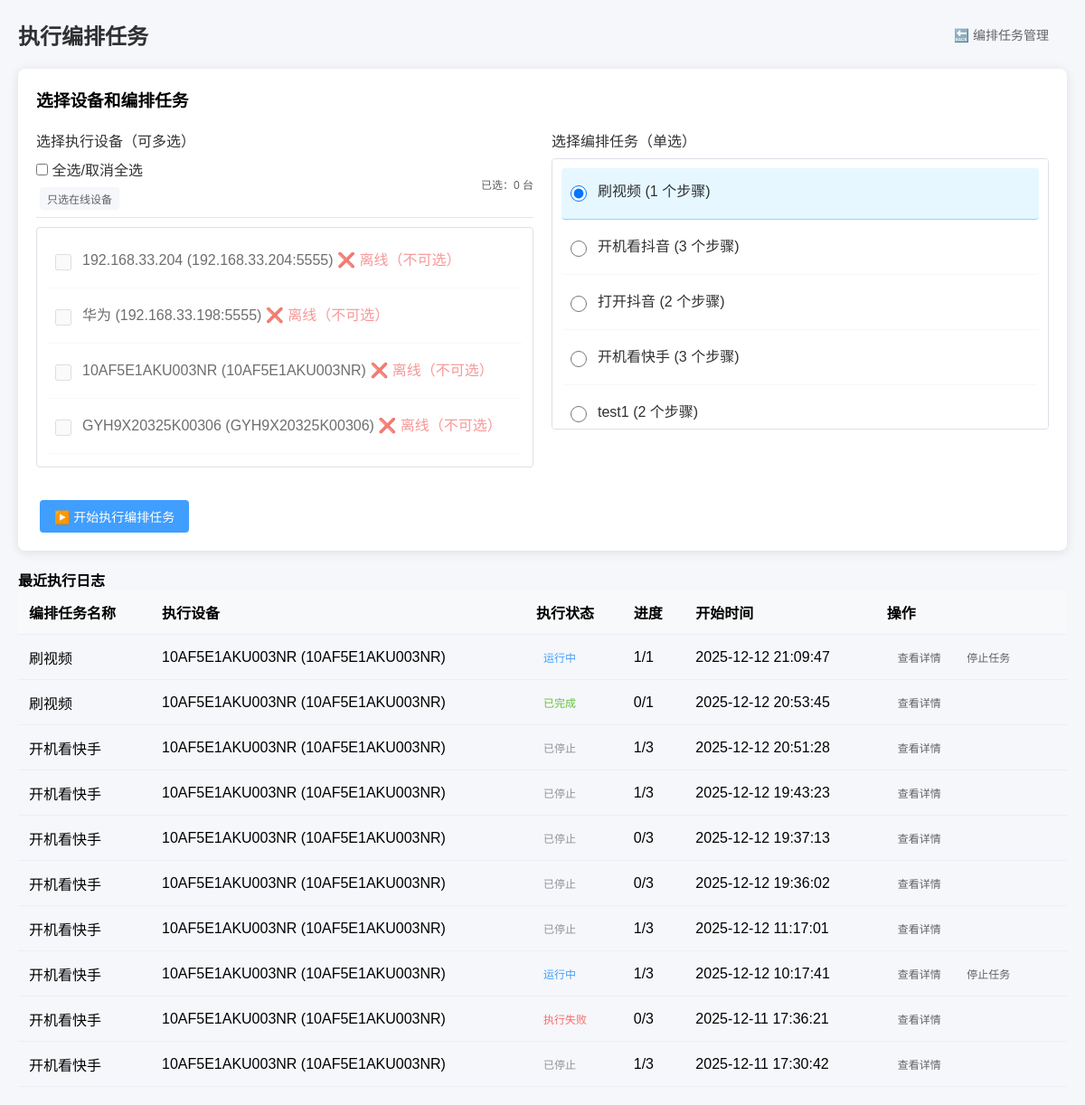
The app's page /task_orchestration/execute/, older data.
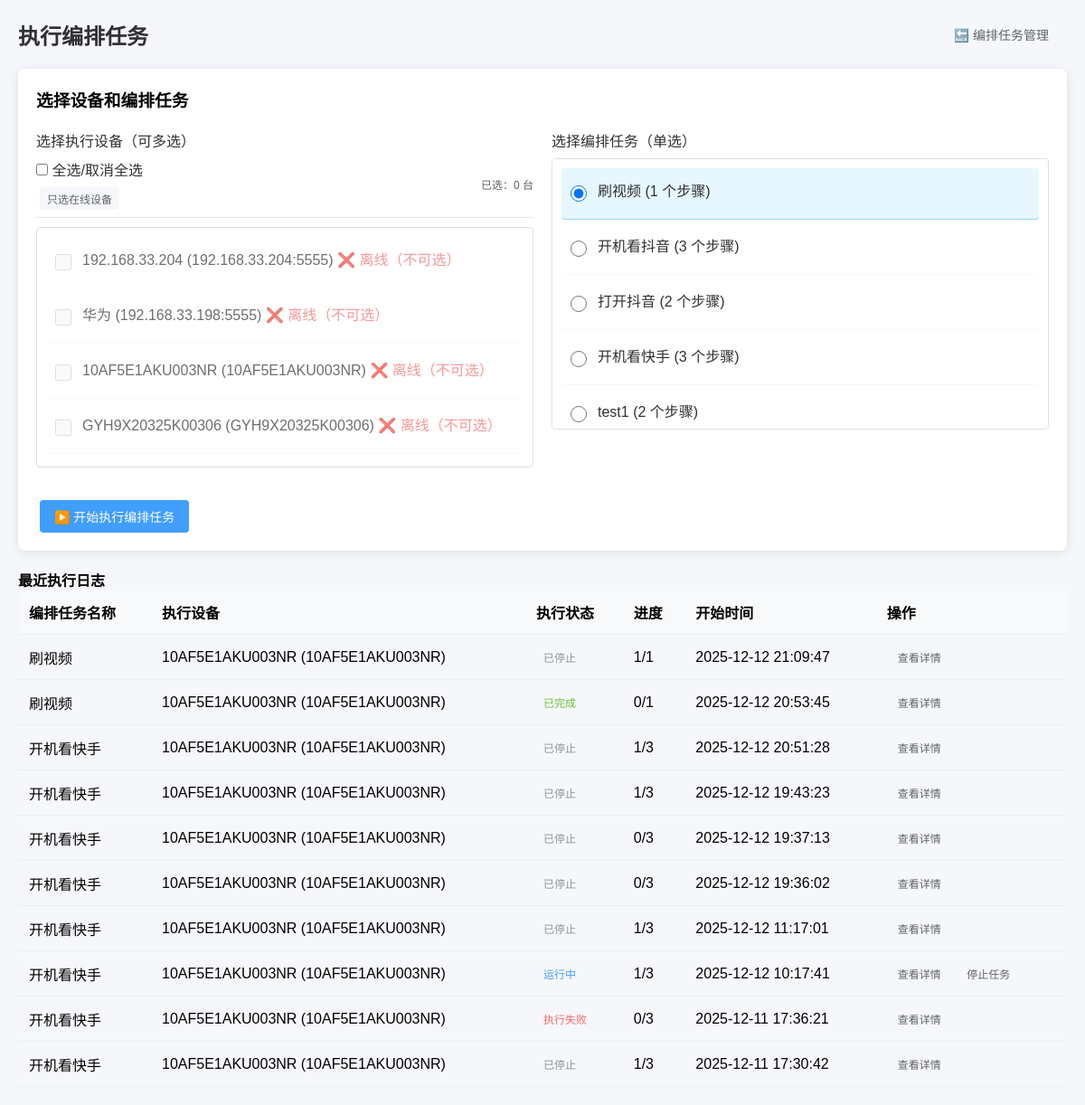
The same page, newer data.
### task_orchestration/models.py (models this page shows, shortened)
class OrchestrationLog(models.Model):
    EXEC_STATUS = (
        ("running", "执行中"),
        ("completed", "已完成"),
        ("part_failed", "部分失败"),
        ("failed", "执行失败"),
        ("stopped", "手动停止"),
    )
    orchestration = models.ForeignKey(
        OrchestrationTask,
        on_delete=models.CASCADE,
        related_name="logs",
        verbose_name="关联编排任务"
    )
    device = models.ForeignKey(
        ADBDevice,
        on_delete=models.CASCADE,
        verbose_name="执行设备",
        default=1
    )
    exec_status = models.CharField("执行状态", max_length=20, choices=EXEC_STATUS, default="running")
    exec_command = models.TextField("执行命令", blank=True, null=True)  # 新增
    stdout = models.TextField("标准输出", blank=True, null=True)  # 新增
    stderr = models.TextField("错误输出", blank=True, null=True)  # 新增
    exec_duration = models.FloatField("执行耗时(秒)", blank=True, null=True)  # 新增
    total_steps = models.PositiveIntegerField("总步骤数")
    completed_steps = models.PositiveIntegerField("已完成步骤数", default=0)
    error_msg = models.TextField("错误信息", blank=True, null=True)
    start_time = models.DateTimeField("开始时间", default=timezone.now)
    end_time = models.DateTimeField("结束时间", blank=True, null=True)
    class Meta:
        verbose_name = "编排执行日志"
        verbose_name_plural = "编排执行日志管理"
        ordering = ["-start_time"]

class OrchestrationTask(models.Model):
    TASK_STATUS = (
        ("draft", "草稿"),
        ("active", "已激活"),
        ("disabled", "已禁用"),
    )
    name = models.CharField("编排任务名称", max_length=100, unique=True)
    description = models.TextField("描述", blank=True, null=True)
    status = models.CharField("状态", max_length=20, choices=TASK_STATUS, default="draft")
    create_time = models.DateTimeField("创建时间", default=timezone.now)
    update_time = models.DateTimeField("更新时间", auto_now=True)
    class Meta:
        verbose_name = "编排任务"
        verbose_name_plural = "编排任务管理"
        ordering = ["-create_time"]

### adb_manager/models.py (models this page shows, shortened)
class ADBDevice(BaseModel):
    device_name = models.CharField(
        "设备名称",
        max_length=50,
        help_text="如：游戏手机1"
    )
    device_ip = models.GenericIPAddressField(
        "设备IP",
        blank=True,
        null=True,
        help_text="局域网IP（序列号连接时可不填），如192.168.3.100"
    )
    device_port = models.IntegerField(
        "ADB端口",
        default=5555,
        blank=True,
        null=True,
        help_text="默认5555（序列号连接时可不填）"
    )
    device_serial = models.CharField(
        "设备序列号",
        max_length=100,
        blank=True,
        null=True,
        help_text="ADB设备序列号（优先使用），如10AF5E1AKU003NR或192.168.3.100:5555"
    )
    is_active = models.BooleanField("是否启用监控", default=True)
    user = models.ForeignKey(
        CustomUser,
        on_delete=models.SET_NULL,
        null=True,
        blank=True,
        verbose_name="关联用户",
        help_text="绑定该设备的用户（为空则所有用户可操作）"
    )
    class Meta:
        verbose_name = "ADB设备"
        verbose_name_plural = "ADB设备管理"
        unique_together = ("device_ip", "device_port")
    @property
    def connect_identifier(self):
        if self.device_serial and self.device_serial.strip():
            return self.device_serial.strip()
        if self.device_ip and self.device_port:
            return f"{self.device_ip}:{self.device_port}"
        return ""  # 修复：返回空字符串而非None
    @property
    def adb_connect_str(self):
        if self.device_serial and self.device_serial.strip():
            return self.device_serial.strip()
        if self.device_ip and self.device_port:
            return f"{self.device_ip}:{self.device_port}"
        return ""  # 修复：返回空字符串而非None
    @property
    def device_status(self):
        connect_id = self.connect_identifier
        if not connect_id:
            return "invalid"  # 配置无效
        return r.get(f"adb:device:{connect_id}") or "offline"  # 兼容Redis未初始化的情况

### task_orchestration/views.py (the view, shortened to what this page needs)
# urls.py: path('execute/', views.OrchestrationExecuteView.as_view(), name='execute_orchestration'),
class OrchestrationExecuteView(View):
    def get(self, request):
        devices = ADBDevice.objects.filter(is_active=True)
        device_list = []
        for dev in devices:
            dev.status = dev.device_status
            device_list.append(dev)
        recent_logs = OrchestrationLog.objects.all().order_by("-id")[:10]
        for log in recent_logs:
            log.is_running = log.exec_status == "running"
        context = {
            "page_title": "执行编排任务",
            "devices": device_list,
            "orchestrations": OrchestrationTask.objects.filter(status="active"),
            "recent_logs": recent_logs
        }
        return render(request, "task_orchestration/execute_orchestration.html", context)

### task_orchestration/templates/task_orchestration/execute_orchestration.html (shortened to what the changed rows need)
{% load static %}
<!DOCTYPE html>
<html lang="zh-CN">
<head>
</head>
<body>
    <div class="header">
        <h1>{{ page_title }}</h1>
    </div>
    <div class="mt-4">
        <table>
            <thead>
                <tr>
                    <th>编排任务名称</th>
                    <th>执行设备</th>
                    <th>执行状态</th>
                    <th>进度</th>
                    <th>开始时间</th>
                    <th>操作</th>
                </tr>
            </thead>
            <tbody>
                {% for log in recent_logs %}
                <tr>
                    <td>{{ log.orchestration.name }}</td>
                    <td>{{ log.device.device_name }} ({{ log.device.adb_connect_str }})</td>
                    <td>
                        {% if log.exec_status == 'running' %}
                        <span class="badge status-running">运行中</span>
                        {% elif log.exec_status == 'completed' %}
                        <span class="badge status-success">已完成</span>
                        {% elif log.exec_status == 'failed' or log.exec_status == 'part_failed' %}
                        <span class="badge status-failed">执行失败</span>
                        {% elif log.exec_status == 'stopped' %}
                        <span class="badge status-stopped">已停止</span>
                        {% endif %}
                    </td>
                    <td>{{ log.completed_steps|default:0 }}/{{ log.total_steps }}</td>
                    <td>{{ log.start_time|date:"Y-m-d H:i:s" }}</td>
                    <td>
                        <a href="{% url 'task_orchestration:log_detail' log.id %}" class="btn btn-sm btn-default">查看详情</a>
                        {% if log.is_running %}
                        <a href="{% url 'task_orchestration:stop_orchestration' log.id %}" class="btn btn-sm btn-default" onclick="return confirm('确定要停止该任务吗？停止后无法恢复！')">停止任务</a>
                        {% endif %}
                    </td>
                </tr>
                {% empty %}
                <tr>
                    <td colspan="6" class="text-center">暂无执行日志</td>
                </tr>
                {% endfor %}
            </tbody>
        </table>
    </div>
</body>
</html>

Row changes from the older to the newer data that the page shows:
changed OrchestrationLog (number 1 of 10 on the later page): exec_status "运行中" → "已停止"; no longer shows "停止任务"
